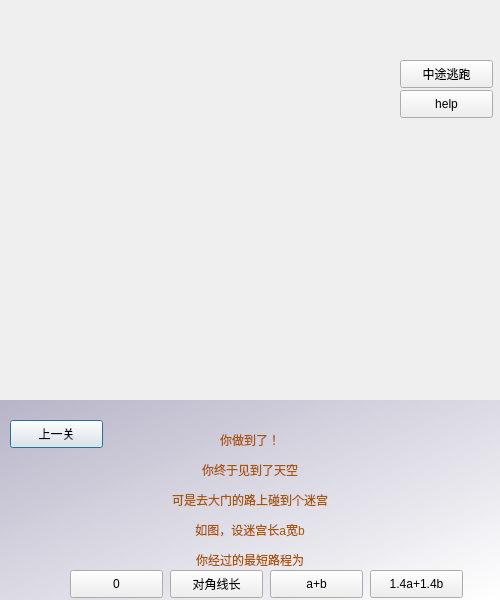
<?xml version="1.0" encoding="UTF-8"?>
<ui version="4.0">
 <class>Dialog6</class>
 <widget class="QDialog" name="Dialog6">
  <property name="geometry">
   <rect>
    <x>0</x>
    <y>0</y>
    <width>500</width>
    <height>600</height>
   </rect>
  </property>
  <property name="windowTitle">
   <string>Dialog</string>
  </property>
  <widget class="QLabel" name="label">
   <property name="geometry">
    <rect>
     <x>0</x>
     <y>0</y>
     <width>500</width>
     <height>400</height>
    </rect>
   </property>
   <property name="text">
    <string>&lt;html&gt;&lt;head/&gt;&lt;body&gt;&lt;p&gt;&lt;img src=&quot;:/images/p6.jpg&quot;/&gt;&lt;/p&gt;&lt;/body&gt;&lt;/html&gt;</string>
   </property>
  </widget>
  <widget class="QPushButton" name="pushButton">
   <property name="geometry">
    <rect>
     <x>10</x>
     <y>420</y>
     <width>93</width>
     <height>28</height>
    </rect>
   </property>
   <property name="text">
    <string>上一关</string>
   </property>
  </widget>
  <widget class="QPushButton" name="pushButton_2">
   <property name="geometry">
    <rect>
     <x>270</x>
     <y>570</y>
     <width>93</width>
     <height>28</height>
    </rect>
   </property>
   <property name="text">
    <string>a+b</string>
   </property>
  </widget>
  <widget class="QLabel" name="label_2">
   <property name="geometry">
    <rect>
     <x>0</x>
     <y>400</y>
     <width>500</width>
     <height>200</height>
    </rect>
   </property>
   <property name="styleSheet">
    <string notr="true">background-color: qlineargradient(spread:pad, x1:0, y1:0, x2:1, y2:1, stop:0 rgba(175, 171, 194, 220), stop:1 rgba(255, 255, 255, 255));
color: rgb(170, 85, 0);</string>
   </property>
   <property name="text">
    <string>&lt;html&gt;&lt;head/&gt;&lt;body&gt;&lt;p align=&quot;center&quot;&gt;你做到了！&lt;/p&gt;&lt;p align=&quot;center&quot;&gt;你终于见到了天空&lt;/p&gt;&lt;p align=&quot;center&quot;&gt;可是去大门的路上碰到个迷宫&lt;/p&gt;&lt;p align=&quot;center&quot;&gt;如图，设迷宫长a宽b&lt;/p&gt;&lt;p align=&quot;center&quot;&gt;你经过的最短路程为&lt;/p&gt;&lt;/body&gt;&lt;/html&gt;</string>
   </property>
  </widget>
  <widget class="QPushButton" name="pushButton_3">
   <property name="geometry">
    <rect>
     <x>400</x>
     <y>90</y>
     <width>93</width>
     <height>28</height>
    </rect>
   </property>
   <property name="text">
    <string>help</string>
   </property>
  </widget>
  <widget class="QPushButton" name="pushButton_4">
   <property name="geometry">
    <rect>
     <x>400</x>
     <y>60</y>
     <width>93</width>
     <height>28</height>
    </rect>
   </property>
   <property name="text">
    <string>中途逃跑</string>
   </property>
  </widget>
  <widget class="QPushButton" name="pushButton_5">
   <property name="geometry">
    <rect>
     <x>170</x>
     <y>570</y>
     <width>93</width>
     <height>28</height>
    </rect>
   </property>
   <property name="text">
    <string>对角线长</string>
   </property>
  </widget>
  <widget class="QPushButton" name="pushButton_6">
   <property name="geometry">
    <rect>
     <x>370</x>
     <y>570</y>
     <width>93</width>
     <height>28</height>
    </rect>
   </property>
   <property name="text">
    <string>1.4a+1.4b</string>
   </property>
  </widget>
  <widget class="QPushButton" name="pushButton_7">
   <property name="geometry">
    <rect>
     <x>70</x>
     <y>570</y>
     <width>93</width>
     <height>28</height>
    </rect>
   </property>
   <property name="text">
    <string>0</string>
   </property>
  </widget>
  <zorder>label_2</zorder>
  <zorder>label</zorder>
  <zorder>pushButton</zorder>
  <zorder>pushButton_2</zorder>
  <zorder>pushButton_3</zorder>
  <zorder>pushButton_4</zorder>
  <zorder>pushButton_5</zorder>
  <zorder>pushButton_6</zorder>
  <zorder>pushButton_7</zorder>
 </widget>
 <resources/>
 <connections/>
</ui>
